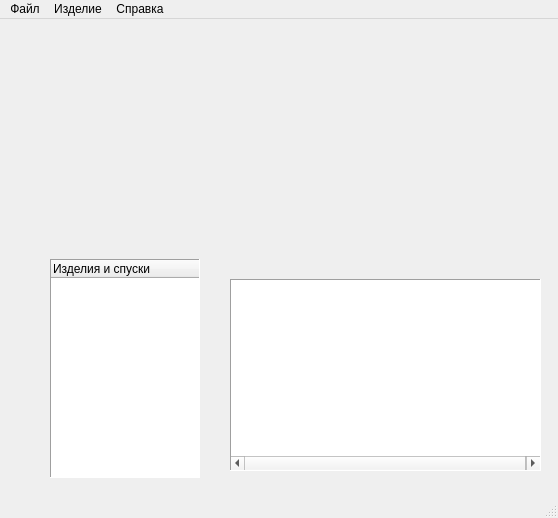
<?xml version="1.0" encoding="UTF-8"?>
<ui version="4.0">
 <class>MainWindow</class>
 <widget class="QMainWindow" name="MainWindow">
  <property name="geometry">
   <rect>
    <x>0</x>
    <y>0</y>
    <width>558</width>
    <height>518</height>
   </rect>
  </property>
  <widget class="QWidget" name="centralwidget">
   <widget class="QWidget" name="horizontalLayoutWidget">
    <property name="geometry">
     <rect>
      <x>60</x>
      <y>20</y>
      <width>467</width>
      <height>221</height>
     </rect>
    </property>
    <layout class="QHBoxLayout" name="horizontalLayout">
     <property name="spacing">
      <number>15</number>
     </property>
    </layout>
   </widget>
   <widget class="QTreeWidget" name="ProductsTree">
    <property name="geometry">
     <rect>
      <x>50</x>
      <y>240</y>
      <width>150</width>
      <height>219</height>
     </rect>
    </property>
    <property name="minimumSize">
     <size>
      <width>150</width>
      <height>100</height>
     </size>
    </property>
    <property name="contextMenuPolicy">
     <enum>Qt::CustomContextMenu</enum>
    </property>
    <property name="frameShape">
     <enum>QFrame::Panel</enum>
    </property>
    <property name="editTriggers">
     <set>QAbstractItemView::NoEditTriggers</set>
    </property>
    <property name="tabKeyNavigation">
     <bool>true</bool>
    </property>
    <property name="alternatingRowColors">
     <bool>true</bool>
    </property>
    <property name="expandsOnDoubleClick">
     <bool>false</bool>
    </property>
    <attribute name="headerMinimumSectionSize">
     <number>50</number>
    </attribute>
    <column>
     <property name="text">
      <string>Изделия и спуски</string>
     </property>
    </column>
   </widget>
   <widget class="QTreeWidget" name="PropertiesTree">
    <property name="geometry">
     <rect>
      <x>230</x>
      <y>260</y>
      <width>311</width>
      <height>192</height>
     </rect>
    </property>
    <property name="minimumSize">
     <size>
      <width>300</width>
      <height>100</height>
     </size>
    </property>
    <property name="focusPolicy">
     <enum>Qt::NoFocus</enum>
    </property>
    <property name="contextMenuPolicy">
     <enum>Qt::NoContextMenu</enum>
    </property>
    <property name="frameShape">
     <enum>QFrame::Panel</enum>
    </property>
    <property name="editTriggers">
     <set>QAbstractItemView::NoEditTriggers</set>
    </property>
    <property name="alternatingRowColors">
     <bool>true</bool>
    </property>
    <property name="selectionMode">
     <enum>QAbstractItemView::NoSelection</enum>
    </property>
    <attribute name="headerVisible">
     <bool>false</bool>
    </attribute>
    <attribute name="headerMinimumSectionSize">
     <number>150</number>
    </attribute>
    <attribute name="headerDefaultSectionSize">
     <number>160</number>
    </attribute>
    <column>
     <property name="text">
      <string>Свойство</string>
     </property>
    </column>
    <column>
     <property name="text">
      <string>Значение</string>
     </property>
    </column>
   </widget>
  </widget>
  <widget class="QMenuBar" name="menubar">
   <property name="geometry">
    <rect>
     <x>0</x>
     <y>0</y>
     <width>558</width>
     <height>22</height>
    </rect>
   </property>
   <widget class="QMenu" name="menuFile">
    <property name="title">
     <string>Файл</string>
    </property>
    <addaction name="actionFileNew"/>
    <addaction name="actionFileOpen"/>
    <addaction name="actionFileSave"/>
    <addaction name="separator"/>
    <addaction name="actionSettings"/>
    <addaction name="separator"/>
    <addaction name="actionExit"/>
   </widget>
   <widget class="QMenu" name="menuProduct">
    <property name="title">
     <string>Изделие</string>
    </property>
    <addaction name="actionProductAdd"/>
    <addaction name="actionProductDuplicate"/>
    <addaction name="actionProductEdit"/>
    <addaction name="actionProductDelete"/>
    <addaction name="separator"/>
    <addaction name="actionEditImposition"/>
   </widget>
   <widget class="QMenu" name="menu">
    <property name="title">
     <string>Справка</string>
    </property>
    <addaction name="actionAbout"/>
    <addaction name="separator"/>
    <addaction name="actionHelp"/>
   </widget>
   <addaction name="menuFile"/>
   <addaction name="menuProduct"/>
   <addaction name="menu"/>
  </widget>
  <widget class="QStatusBar" name="statusBar"/>
  <action name="actionFileOpen">
   <property name="text">
    <string>Открыть...</string>
   </property>
   <property name="statusTip">
    <string>Открывает файл</string>
   </property>
   <property name="whatsThis">
    <string>Открывает файл</string>
   </property>
   <property name="shortcut">
    <string>Ctrl+O</string>
   </property>
  </action>
  <action name="actionProductAdd">
   <property name="text">
    <string>Добавить изделие...</string>
   </property>
   <property name="toolTip">
    <string>Добавляет новое изделие</string>
   </property>
   <property name="statusTip">
    <string>Добавляет новое изделие</string>
   </property>
   <property name="whatsThis">
    <string>Добавляет новое изделие</string>
   </property>
   <property name="shortcut">
    <string>+</string>
   </property>
  </action>
  <action name="actionProductDelete">
   <property name="enabled">
    <bool>false</bool>
   </property>
   <property name="text">
    <string>Удалить изделие</string>
   </property>
   <property name="toolTip">
    <string>Удаляет изделие</string>
   </property>
   <property name="shortcut">
    <string>Del</string>
   </property>
  </action>
  <action name="actionProductEdit">
   <property name="enabled">
    <bool>false</bool>
   </property>
   <property name="text">
    <string>Изменить изделие...</string>
   </property>
   <property name="toolTip">
    <string>Изменение изделия</string>
   </property>
   <property name="shortcut">
    <string>Return</string>
   </property>
  </action>
  <action name="actionEditImposition">
   <property name="enabled">
    <bool>false</bool>
   </property>
   <property name="text">
    <string>Изменить спуск...</string>
   </property>
   <property name="toolTip">
    <string>Изменение спуска</string>
   </property>
   <property name="shortcutContext">
    <enum>Qt::ApplicationShortcut</enum>
   </property>
  </action>
  <action name="actionFileSave">
   <property name="enabled">
    <bool>false</bool>
   </property>
   <property name="text">
    <string>Сохранить...</string>
   </property>
   <property name="toolTip">
    <string>Сохраняет файл</string>
   </property>
   <property name="statusTip">
    <string>Сохраняет файл</string>
   </property>
   <property name="whatsThis">
    <string>Сохраняет файл</string>
   </property>
   <property name="shortcut">
    <string>Ctrl+S</string>
   </property>
  </action>
  <action name="actionExit">
   <property name="text">
    <string>Выход</string>
   </property>
   <property name="statusTip">
    <string>Закрытие программы</string>
   </property>
   <property name="whatsThis">
    <string>Закрытие программы</string>
   </property>
   <property name="shortcut">
    <string>Ctrl+Q</string>
   </property>
   <property name="menuRole">
    <enum>QAction::QuitRole</enum>
   </property>
  </action>
  <action name="actionFileNew">
   <property name="text">
    <string>Новый расчёт...</string>
   </property>
   <property name="statusTip">
    <string>Создает новый расчет / бланк заказа</string>
   </property>
   <property name="whatsThis">
    <string>Создает новый расчет / бланк заказа</string>
   </property>
   <property name="shortcut">
    <string>Ctrl+N</string>
   </property>
  </action>
  <action name="actionOrderPrint">
   <property name="text">
    <string>Экспорт бланка заказа в PDF...</string>
   </property>
   <property name="statusTip">
    <string>Печать бланка заказа</string>
   </property>
   <property name="whatsThis">
    <string>Печать бланка заказа</string>
   </property>
   <property name="shortcut">
    <string>Ctrl+P</string>
   </property>
  </action>
  <action name="actionAbout">
   <property name="text">
    <string>О программе...</string>
   </property>
   <property name="statusTip">
    <string>Сведения о программе</string>
   </property>
   <property name="whatsThis">
    <string>Сведения о программе</string>
   </property>
   <property name="menuRole">
    <enum>QAction::AboutRole</enum>
   </property>
  </action>
  <action name="actionHelp">
   <property name="text">
    <string>Справка...</string>
   </property>
   <property name="statusTip">
    <string>Вызов справки</string>
   </property>
   <property name="shortcut">
    <string>F1</string>
   </property>
  </action>
  <action name="actionSettings">
   <property name="text">
    <string>Настройки...</string>
   </property>
   <property name="statusTip">
    <string>Настройки программы</string>
   </property>
   <property name="whatsThis">
    <string>Настройки программы</string>
   </property>
  </action>
  <action name="actionEditOrder">
   <property name="text">
    <string>Изменить заказ...</string>
   </property>
   <property name="toolTip">
    <string>Изменение бланка заказа</string>
   </property>
   <property name="statusTip">
    <string>Изменение бланка заказа</string>
   </property>
   <property name="whatsThis">
    <string>Изменение бланка заказа</string>
   </property>
   <property name="shortcut">
    <string>Shift+Return</string>
   </property>
  </action>
  <action name="actionProductDuplicate">
   <property name="text">
    <string>Дублировать изделие</string>
   </property>
   <property name="shortcut">
    <string>D</string>
   </property>
  </action>
 </widget>
 <tabstops>
  <tabstop>ProductsTree</tabstop>
 </tabstops>
 <resources/>
 <connections/>
</ui>
